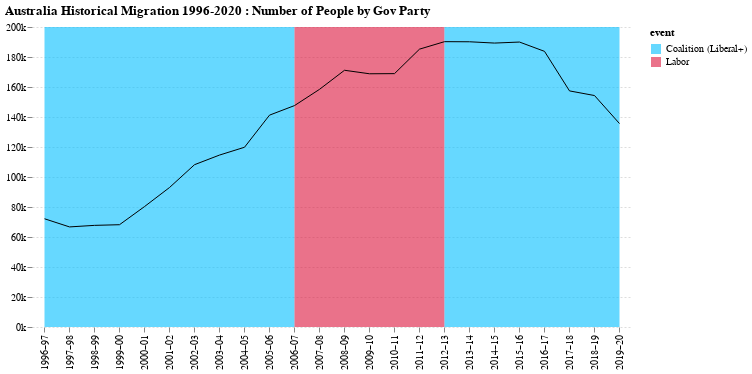

Write notebook code for a chart like this one.
### Markdown cell above
Although Liberal and National coalition managed to form the government for the majority of the past three decades,  data indicates that there is not much debate between two major opposition parties upon migration affairs.

### Code cell
#collapse

source = df.groupby(["Period"]).sum("People").reset_index()

federal_gov = pd.DataFrame([
    {
        "start": "1996–97",
        "end": "2006–07",
        "event": "Coalition (Liberal+)"
    },
    {
        "start": "2006–07",
        "end": "2012–13",
        "event": "Labor"
    },
    {
        "start": "2012–13",
        "end": "2019–20",
        "event": "Coalition (Liberal+)"
    }
])

nearest = alt.selection(type='single', nearest=True, 
                         on="mouseover", fields=["Period"], 
                         empty="none")

line = alt.Chart(source).mark_line().encode(
    x=alt.X("Period:O",),
    y=alt.Y("People:Q", axis=alt.Axis(format="~s")),
    color=alt.value("black"),
    strokeWidth=alt.value(1),
)

points = line.mark_point().encode(
    x=alt.X("Period:O"),
    color=alt.value("yellow"),
    opacity=alt.condition(nearest, alt.value(1), alt.value(0)),
    tooltip=[
        {
            "field" : "People",
            "type" : "quantitative",
            "title" : "People",
            "format" : ",.0f"
        },
        {
            "field" : "Period", 
            "type" : "ordinal", 
            "title" : "Period", 
            }
    ]
).add_selection(nearest)

patch = alt.Chart(federal_gov).mark_rect(opacity=0.6).encode(
    x=alt.X("start:O"),
    x2=alt.X2("end:O"),
    color=alt.Color("event:O", scale={"range": ["deepskyblue", "crimson"]})
)

alt.layer(
    patch,
    line,
    points
).properties(
    title="Australia Historical Migration 1996-2020 : Number of People by Gov Party",
    width=600, 
    height=300,
).configure_axis(
    domain=False, 
    gridDash=[2],
    title=None
).configure_view(
    strokeWidth=0,
).configure_title(
    anchor='start'
)

### Figure 1 — Vega-Lite specification as saved in the notebook (floating-point values rounded to 4 significant figures)
{"config": {"view": {"continuousWidth": 400, "continuousHeight": 300, "strokeWidth": 0}, "axis": {"domain": false, "gridDash": [2], "title": null}, "title": {"anchor": "start"}}, "layer": [{"data": {"name": "data-84bd6eef8917cf6623e7324b152197a3"}, "mark": {"type": "rect", "opacity": 0.6}, "encoding": {"color": {"type": "ordinal", "field": "event", "scale": {"range": ["deepskyblue", "crimson"]}}, "x": {"type": "ordinal", "field": "start"}, "x2": {"field": "end"}}}, {"data": {"name": "data-599064c9b5b5b79666211b6506e9c0b6"}, "mark": "line", "encoding": {"color": {"value": "black"}, "strokeWidth": {"value": 1}, "x": {"type": "ordinal", "field": "Period"}, "y": {"type": "quantitative", "axis": {"format": "~s"}, "field": "People"}}}, {"data": {"name": "data-599064c9b5b5b79666211b6506e9c0b6"}, "mark": "point", "encoding": {"color": {"value": "yellow"}, "opacity": {"condition": {"value": 1, "selection": "selector002"}, "value": 0}, "strokeWidth": {"value": 1}, "tooltip": [{"type": "quantitative", "field": "People", "format": ",.0f", "title": "People"}, {"type": "ordinal", "field": "Period", "title": "Period"}], "x": {"type": "ordinal", "field": "Period"}, "y": {"type": "quantitative", "axis": {"format": "~s"}, "field": "People"}}, "selection": {"selector002": {"type": "single", "nearest": true, "on": "mouseover", "fields": ["Period"], "empty": "none"}}}], "height": 300, "title": "Australia Historical Migration 1996-2020 : Number of People by Gov Party", "width": 600, "$schema": "https://vega.github.io/schema/vega-lite/v4.8.1.json", "datasets": {"data-84bd6eef8917cf6623e7324b152197a3": [{"start": "1996–97", "end": "2006–07", "event": "Coalition (Liberal+)"}, {"start": "2006–07", "end": "2012–13", "event": "Labor"}, {"start": "2012–13", "end": "2019–20", "event": "Coalition (Liberal+)"}], "data-599064c9b5b5b79666211b6506e9c0b6": [{"Period": "1996–97", "People": 72163}, {"Period": "1997–98", "People": 66728}, {"Period": "1998–99", "People": 67755}, {"Period": "1999–00", "People": 68192}, {"Period": "2000–01", "People": 80280}, {"Period": "2001–02", "People": 92985}, {"Period": "2002–03", "People": 108208}, {"Period": "2003–04", "People": 114620}, {"Period": "2004–05", "People": 119823}, {"Period": "2005–06", "People": 141234}, {"Period": "2006–07", "People": 147607}, {"Period": "2007–08", "People": 158436}, {"Period": "2008–09", "People": 171149}, {"Period": "2009–10", "People": 168816}, {"Period": "2010–11", "People": 168915}, {"Period": "2011–12", "People": 185237}, {"Period": "2012–13", "People": 190219}, {"Period": "2013–14", "People": 190155}, {"Period": "2014–15", "People": 189291}, {"Period": "2015–16", "People": 189959}, {"Period": "2016–17", "People": 183763}, {"Period": "2017–18", "People": 157397}, {"Period": "2018–19", "People": 154309}, {"Period": "2019–20", "People": 135616}]}}
